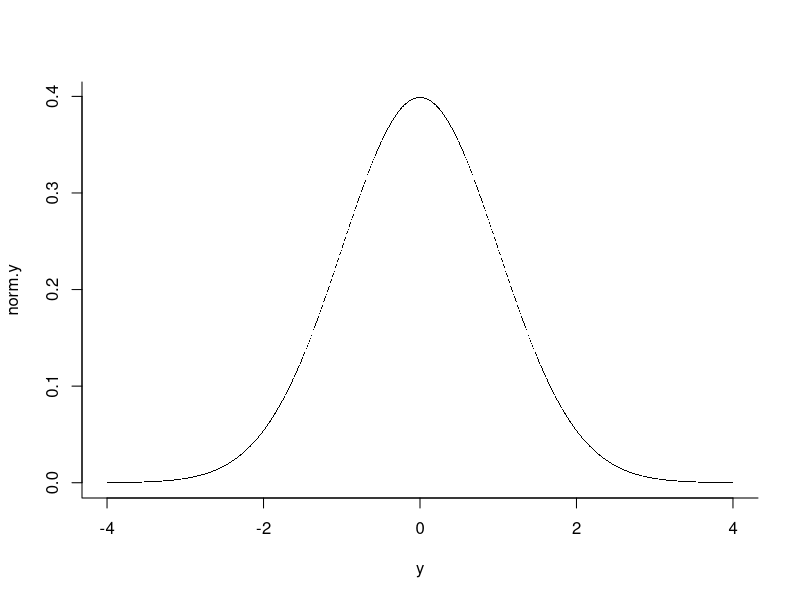
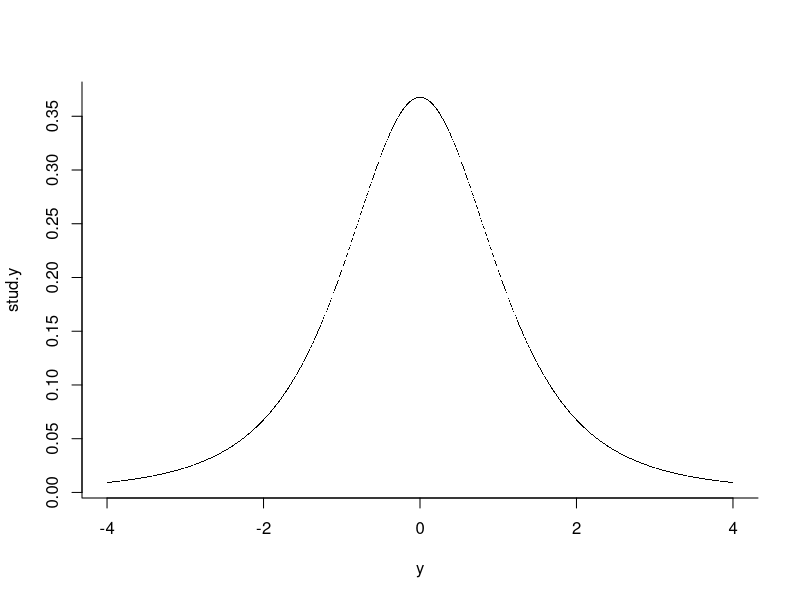
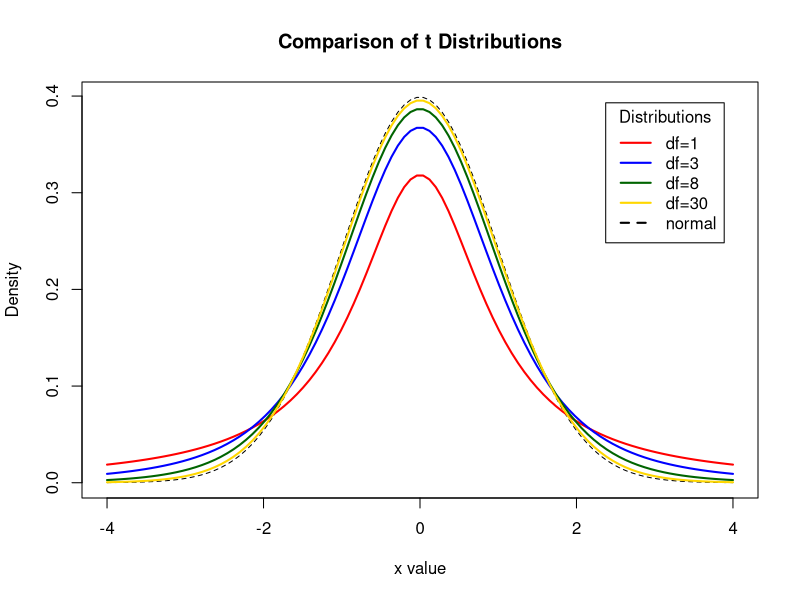
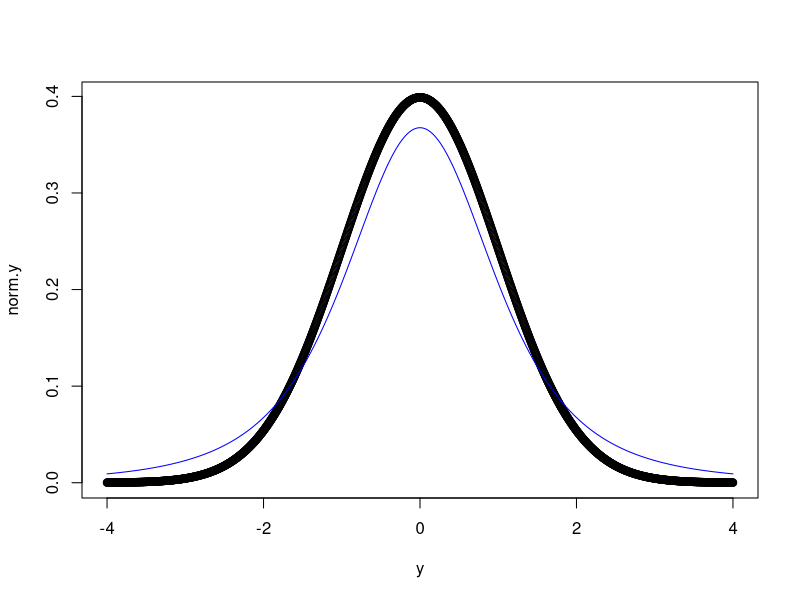
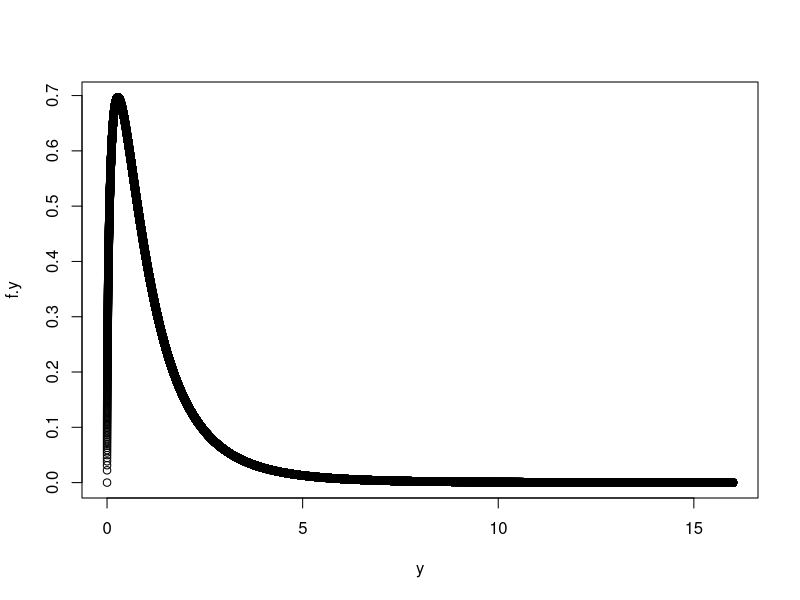
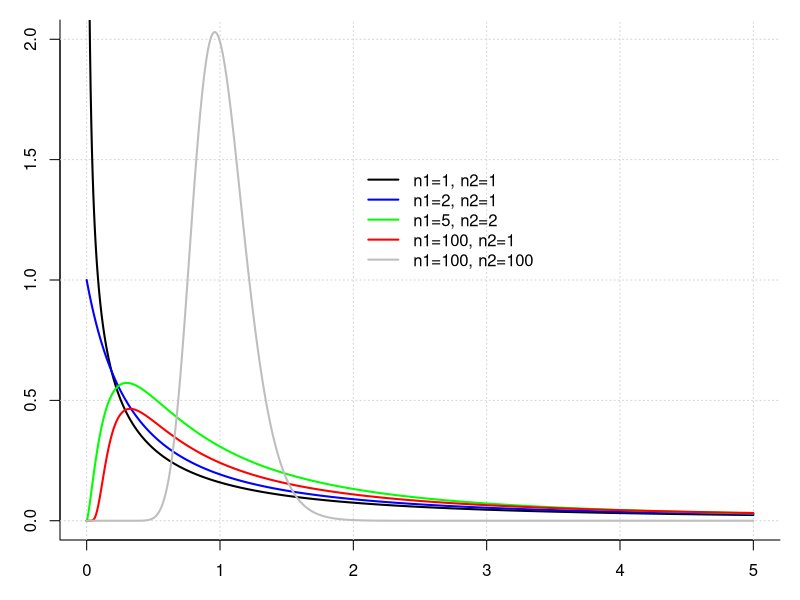
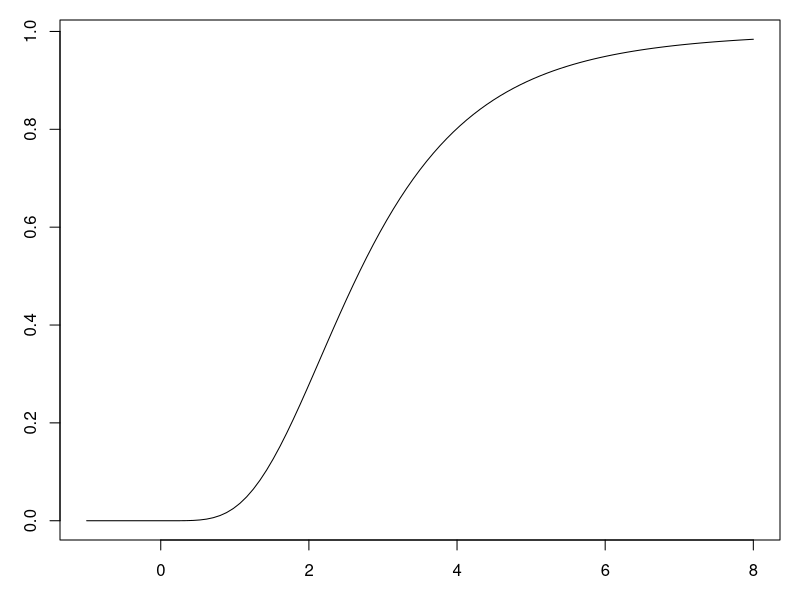
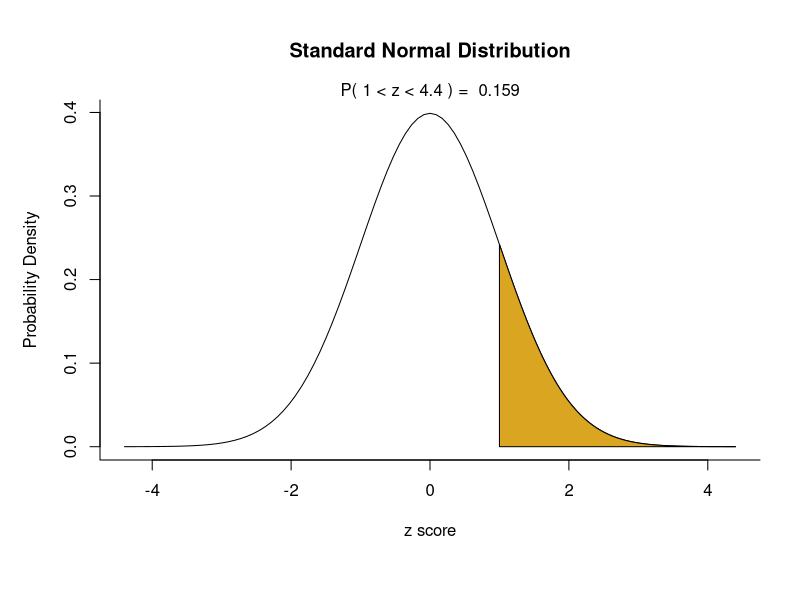

These figures' R source, in order:
# Statistic for Psychologists
# Normal Distribution

y=seq(-4,4,.005)
norm.y=dnorm(y,0,1)
plot(y,norm.y,bty="l",cex=.1,pch=16)


# Students Distribution

y=seq(-4,4,.005)
df=3
stud.y=dt(y,df)
plot(y,stud.y,bty="l",cex=.1,pch=16)

# Display the Student's Distributions with Various df
# Compare to the normal distribution

x <- seq(-4, 4, length=100)
hx <- dnorm(x)

degf <- c(1, 3, 8, 30)
colors <- c("red", "blue", "darkgreen", "gold", "black")
labels <- c("df=1", "df=3", "df=8", "df=30", "normal")

plot(x, hx, type="l", lty=2, xlab="x value", ylab="Density", main="Comparison of t Distributions")

for (i in 1:4){
  lines(x, dt(x,degf[i]), lwd=2, col=colors[i])
}

legend("topright", inset=.05, title="Distributions", labels, lwd=2, lty=c(1, 1, 1, 1, 2), col=colors)

# Normal and Students Distribution

y=seq(-4,4,.005)
norm.y=dnorm(y,0,1)
plot(y,norm.y)
df=3
stud.y=dt(y,df)
lines(y,stud.y,col="blue")


# F Distribution

y=seq(0,16,.0001)
dfb=3
dfw=10
f.y=df(y,dfb,dfw)
plot(y,f.y)

# Display the F Distributions with Various df

par(mar=c(3,3,1,1))
x <- seq(0,5,len=1000)
plot(range(x),c(0,2),type="n",bty="l")
grid()
lines(x,df(x,df1=1,df2=1),col="black",lwd=2)
lines(x,df(x,df1=2,df2=1),col="blue",lwd=2)
lines(x,df(x,df1=5,df2=2),col="green",lwd=2)
lines(x,df(x,df1=100,df2=1),col="red",lwd=2)
lines(x,df(x,df1=100,df2=100),col="grey",lwd=2)
legend(2,1.5,legend=c("n1=1, n2=1","n1=2, n2=1","n1=5, n2=2","n1=100, n2=1","n1=100, n2=100"),col=c("black","blue","green","red","grey"),lwd=2,bty="n")


# Tukey Distribution

qtukey(.95,3,10)
ptukey(3.88,3,10)

curve(ptukey(x, nm = 6, df = 5), from = -1, to = 8, n = 101)

QTable <- expand.grid(alpha=c(0.01,0.05),
                      groups=seq(2,10,1),
                      df=seq(2,120,1))
QTable$QVal=qtukey(1-QTable$alpha,QTable$groups,df=QTable$df)
head(QTable)



# Other Versions

# Normal Distribution

lb=-4.400; ub=4.400
ll=1.000; ul=ub

cord.x <- c(ll,seq(ll,ul,0.01),ul) 
cord.y <- c(0,dnorm(seq(ll,ul,0.01)),0) 
par(mar=c(7,5,5,2))
curve(dnorm(x,0,1),xlim=c(lb,ub),main="Standard Normal Distribution",xlab="z score",ylab="Probability Density",bty="l") 
polygon(cord.x,cord.y,col='goldenrod')

area=pnorm(ul,0,1)-pnorm(ll,0,1)
result=paste("P(",ll,"< z <",ul,") = ",signif(area, digits=3))
mtext(result,3)

# t Distribution

df=10
lb=round(qt(.0001,df),digits=3); ub=round(qt(.9999,df),digits=3)
ll=lb; ul=1.000

cord.x <- c(ll,seq(ll,ul,0.01),ul) 
cord.y <- c(0,dt(seq(ll,ul,0.01),df),0) 
par(mar=c(7,5,5,2)) 
curve(dt(x,df),xlim=c(lb,ub),main="Student's t Distribution",xlab="t score",ylab="Probability Density",bty="l") 
polygon(cord.x,cord.y,col='goldenrod')

area <- pt(ul,df)-pt(ll,df)
result <- paste("P(",ll,"< t <",ul,") = ", signif(area, digits=3))
mtext(result,3)
